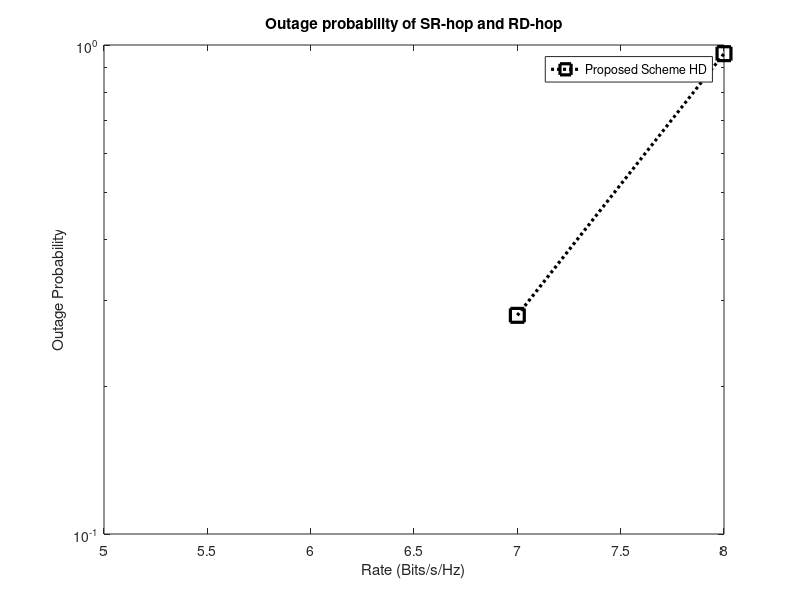

The MATLAB script that drew this image:
%%% Please cite this article "Madani Fadoul M, Chow C-O (2023) Half-duplex and full-duplex interference mitigation in relays assisted heterogeneous network. 
%%%PLoS ONE 18(6): e0286970. https://doi.org/10.1371/journal.pone.0286970".
%%% Figure number 7.


clearvars;
close all;
clc;
% number of channel realization
It = 10;
snrdb=2; %2;

% Number of transmit and receive antennas (2-4-6-6)or (2-6-2-4) or
% (2-2-4-6)- %%% HERE antt(2-4-6-4)
M=2;  % no. of antenas at source / destination 
Nr=4;  % receive antenna at relay
Mr=6;  % transmit antenna at the relay
Nd=4;  % transmit antenna at the relay

% Selected transmission rate: 2, 4 and 6 bits per transmission
R=[5:1:8];    %[2:2:8]   R=[0:2:10]; [6:1:11]
RXX=[5:1:8];   %[2:2:8]  RXX=[0:1:5];[5:1:10];  
% RYY=[0:2:10];  
% RZZ=[0:2:10]; 
RAA=[5:1:8];  %RAA=[0:2:10]; [6:1:11];
RBB=[5:1:8];    %RBB=[0:1:5]; [5:1:10];
RCC=[5:1:8];

R0=1;  R1=2;  R2=3;  R3=4;   %R0=0; R1=2; R2=4; R3=6; R4=8; R5=10;

 %convert snr in db to watt
    snr=10^(snrdb/10);

%  for snri=1:length(snr)
    
    %no of sample for monte carlo
    count=100;   

    %initialize error counter
    er_count_raylegh0=0; er_count_raylegh1=0; er_count_raylegh2=0;  er_count_raylegh3=0; 
    
    SNRidx=0;
     for i=1:count % monte carlo loop
        SNRidx=SNRidx+1;
        % generate channel realization
        HS1R1 = (randn(Nr,M)+j*randn(Nr,M))/sqrt(2);
        HR1D1 = ( randn(Nd,Mr) + j*randn(Nd,Mr))/sqrt(2);
        HR1 = ( randn(Nr,Mr) + j*randn(Nr,Mr))/sqrt(2);
        HR1R2 = ( randn(Nr,Mr) + j*randn(Nr,Mr))/sqrt(2);
        HR1D2 = ( randn(Nd,Mr) + j*randn(Nd,Mr))/sqrt(2);
         
        HS2R2 = ( randn(Nr,M) + j*randn(Nr,M))/sqrt(2);        
        HR2D2 = ( randn(Nd,Mr) + j*randn(Nd,Mr))/sqrt(2);
        HR2 = ( randn(Nr,Mr) + j*randn(Nr,Mr))/sqrt(2);
        HR2R1 = ( randn(Nr,Mr) + j*randn(Nr,Mr))/sqrt(2);
        HR2D1 = ( randn(Nd,Mr) + j*randn(Nd,Mr))/sqrt(2);  
         [U S V] = svd(HS1R1);
        [U1 S1 V1] = svd(HR1D1);
 %% Null at the relay tx 
  Wtu1=null(HR1); 
  Wto1=Wtu1';
  
  Wrr2=HR1R2*Wto1';
  Wrel = Wrr2';
  Wro2=null(Wrel); 
  
%  PSHRR2 =pinv(HR1);  
% Wtu1=(PSHRR2*HR1R2*Wt2');  
% Wt1=Wtu1';

 Wteu1=null(HR1); 
 Wte1=Wteu1';
 
 Wteu2=null(HR2R1); 
 Wte2=Wteu2';
% Null at the destination Rx 
Wdess=HR2D1*Wte2';
 Wred1=null(Wdess'); 
 
Wdees=HR1D2*Wte1';
Wred2=null(Wdees'); 

%% Prpoposed Scheme -(S1-R1) - Odd time slot-i 
            UU=(snr/M *HS1R1*HS1R1'+eye(Nr));
%               RR=SNR/Mr *(Wr1'*HR1'*HR1*Wr1);  %RSI ->becomes zero
%               YY=SNR/Mr *(Wr1'*HR2D1'*Wt2'*Wt2*HR2D1*Wr1');  %RDI  ->zeros            
         CS1R1(i)=real(log2(det(eye(Nr)+(UU))));  
%  Prpoposed Scheme of-(Ri-Di) 
%          PP=SNR/Mr*HR1D1'*HR1D1;
          PP=snr/Mr*S1'*S1;
        CR1D1(i)=real(log2(det(eye(Mr)+(PP))));
                
       % Prpoposed Scheme -(S1-R1)j
            AA=(snr/M *Wro2*HS2R2'*HS2R2*Wro2'+Wro2*Wro2');
% %             DR=SNR/Mr *(HR1*Wt2'*Wt2*HR1');  %RSI ->becomes zero
% %               YY=SNR/Mr *(Wr1'*HR2D1'*Wt2'*Wt2*HR2D1*Wr1');  %RDI  ->zeros          
         CS2R2(i)=real(log2(det(eye(Nr)+(AA))));  
         
        %% %% Prpoposed Scheme -(S1-R1) - even time slot-i 
        % %  Prpoposed Scheme of-(S-R) 
         DP=snr/Mr* HS1R1*HS1R1';
        CS1R1EV(i)=real(log2(det(eye(Nr)+(DP))));
%  Prpoposed Scheme of-(Ri-Di) 
%          PP=SNR/Mr*HR1D1'*HR1D1;
%           PW=SNR/Mr*Wred1'*HR1D1'*HR1D1*Wred1;
        PW=snr/Mr*Wred1'*HR1D1*Wte1'*Wte1*HR1D1'*Wred1+(Wred1'*Wred1);
        CR1D1EV(i)=real(log2(det(eye(M)+(PW))));
      
%               PWxx=SNR/Mr*Wred2'*HR2D2*Wte2'*Wte2*HR2D2'*Wred2+(Wred2'*Wred2);
%         CR2D2EV(kk)=real(log2(det(eye(M)+(PWxx))));
  
                
        %% 
     
   % min
        CAPS1RD1=0.5*min(CS1R1,CR1D1); %Proposed Scheme -odd time slot i
        CAPSRD12=0.5*min(CS1R1EV,CR1D1EV); %Proposed Scheme -even time slot i
        CAPSRDFD=(CAPS1RD1+CAPSRD12); 
          
       CASRDHD= 0.5*(CS2R2+CR1D1EV); %% HD of proposed scheme                           

% % % % %               %detect outage event
                  if CAPSRDFD(i)<R0
             er_count_raylegh0=er_count_raylegh0+1;
                 end
                  if CAPSRDFD(i)<R1
             er_count_raylegh1=er_count_raylegh1+1;
                  end
                  if CAPSRDFD(i)<R2
             er_count_raylegh2=er_count_raylegh2+1;
                  end
                  if CAPSRDFD(i)<R3
             er_count_raylegh3=er_count_raylegh3+1;
                  end
               
                            
end                       

% %compute the outage probability (total error/total channel sample
    CSVDNU0=er_count_raylegh0/count;
    CSVDNU1=er_count_raylegh1/count;
    CSVDNU2=er_count_raylegh2/count;
    CSVDNU3=er_count_raylegh3/count;
   
 CSVDNNALL = [CSVDNU0,CSVDNU1,CSVDNU2,CSVDNU3];

% plot figure;
semilogy(R,CSVDNNALL,'k:s','linewidth',2.3, 'MarkerSize',10);  %%k-s
 
title('Outage probability of SR-hop and RD-hop');
xlabel('Rate (Bits/s/Hz)');
ylabel('Outage Probability')
legend('Proposed Scheme HD')
hold off
